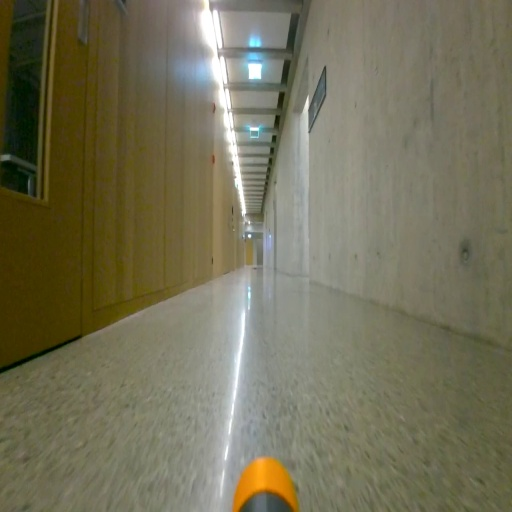
#> input picture normal_type/094362_512_512.jpg, 512 x 512 px; its folder holds 4 pictures in this run
$ python main.py   (older library calls are emulated)
#> lines starting #> are read from the running program, lines starting #| are printed output that depends on the picture
import os
import cv2
import numpy as np
import pandas as pd
import matplotlib.pyplot as plt
import seaborn as sns
from scipy.stats import norm
from skimage.exposure import exposure
from skimage.feature import canny, hog, graycomatrix, graycoprops
from skimage.color import rgb2gray
from skimage.filters.rank import entropy
from skimage.morphology import disk
from athec.athec import saliency, misc, edge


def load_images(image_folder):
    """Load images from the specified folder."""
    image_files = [f for f in os.listdir(image_folder) if f.endswith(('jpg', 'png', 'jpeg'))]
    images = [cv2.imread(os.path.join(image_folder, file)) for file in image_files]
    return images, image_files


def extract_features_and_save(images, image_files, saliency_folder, output_folder):
    """Extract edges, HOG, entropy, saliency, and GLCM from each image."""
    features = []
    for i, (img, file_name) in enumerate(zip(images, image_files)):
        # Convert to grayscale
        gray_img = rgb2gray(img)
        gray_img_uint8 = (gray_img * 255).astype(np.uint8)

        # Create folder for output images
        img_output_folder = os.path.join(output_folder, f'image_{i}')
        os.makedirs(img_output_folder, exist_ok=True)

        # 1. Edge Features
        edge_img_path = os.path.join(img_output_folder, "edges.png")
        edges = edge.tf_edge_canny(img, save_path=edge_img_path, thresholds=(50, 150), otsu_ratio=None,
                                   gaussian_blur_kernel=None)

        # 2. HOG Features
        hog_features, hog_img = hog(
            gray_img,
            pixels_per_cell=(8, 8),
            cells_per_block=(2, 2),
            visualize=True,
            block_norm='L2-Hys'
        )

        inverted_hog_img = cv2.bitwise_not(hog_img)
        hog_image_rescaled = exposure.rescale_intensity(inverted_hog_img, in_range=(0, 10))
        hog_img_path = os.path.join(img_output_folder, "hog.png")
        cv2.imwrite(hog_img_path, hog_image_rescaled)

        # 3. Entropy
        entropy_img = entropy(gray_img_uint8, disk(5))
        entropy_img_path = os.path.join(img_output_folder, "entropy.png")
        cv2.imwrite(entropy_img_path, (entropy_img * 255).astype(np.uint8))  # Save entropy image

        # 4. Saliency
        img_path = os.path.join(saliency_folder, f"temp_{i}.jpg")
        cv2.imwrite(img_path, cv2.cvtColor(img, cv2.COLOR_BGR2RGB))  # Save image as RGB for saliency

        # Compute saliency maps using athec
        saliency_spectral = saliency.tf_saliency_spectral_residual(img_path)
        saliency_fine = saliency.tf_saliency_fine_grained(img_path)

        # Convert saliency maps to numpy arrays and normalize
        saliency_spectral = np.array(saliency_spectral, dtype=np.float32)
        saliency_fine = np.array(saliency_fine, dtype=np.float32)

        # Optionally binarize saliency maps
        saliency_spectral_bin = misc.tf_binary(saliency_spectral, threshold=60)
        saliency_fine_bin = misc.tf_binary(saliency_fine, threshold=60)

        # Calculate total saliency (visual complexity) using athec
        total_saliency = saliency.attr_complexity_saliency(saliency_spectral,
                                                           threshold=0.7,
                                                           nblock=10,
                                                           return_block=False)

        # Save total saliency image
        total_saliency_image = np.full((100, 100), total_saliency['saliency_total'] * 255, dtype=np.uint8)
        total_saliency_path = os.path.join(img_output_folder, "total_saliency.png")
        cv2.imwrite(total_saliency_path, total_saliency_image)

        # 5. GLCM (Gray-Level Co-occurrence Matrix) Features
        distances = [1]  # You can adjust this
        angles = [0, np.pi / 4, np.pi / 2, 3 * np.pi / 4]  # 0°, 45°, 90°, 135° in radians

        glcm = graycomatrix(gray_img_uint8, distances=distances, angles=angles, symmetric=True, normed=True)

        # Extract texture features from the GLCM
        contrast = graycoprops(glcm, 'contrast').flatten()
        correlation = graycoprops(glcm, 'correlation').flatten()
        energy = graycoprops(glcm, 'energy').flatten()
        homogeneity = graycoprops(glcm, 'homogeneity').flatten()

        # Store features for each image
        feature_dict = {'file_name': file_name, 'entropy_mean': np.mean(entropy_img), 'edges_mean': np.mean(edges),
                        'saliency_total': total_saliency['saliency_total'], 'glcm_contrast_mean': np.mean(contrast),
                        'glcm_correlation_mean': np.mean(correlation), 'glcm_energy_mean': np.mean(energy),
                        'glcm_homogeneity_mean': np.mean(homogeneity), 'hog_mean': np.mean(hog_features)}

        # For HOG, store the mean value of HOG features

        features.append(feature_dict)

    return features


# [77 lines left out: functions generate_synthetic_data, plot_gaussian_distributions_and_save, not called in this run]


def process_images_and_save(image_folder, saliency_folder, output_folder):
    """Load images, extract features, and save to CSV."""
    # Step 1: Load images
    images, image_files = load_images(image_folder)
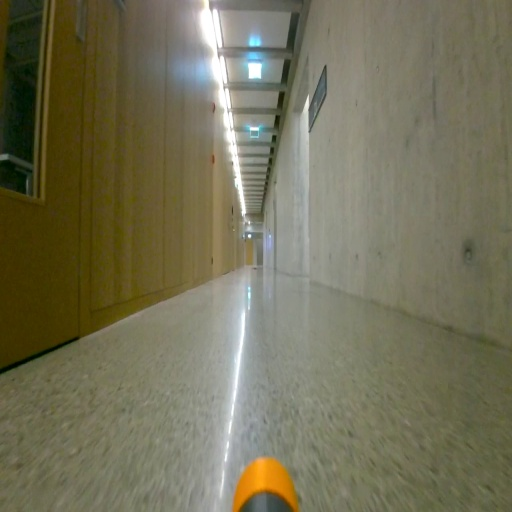
#> input picture normal_type/094363_512_512.jpg, 512 x 512 px
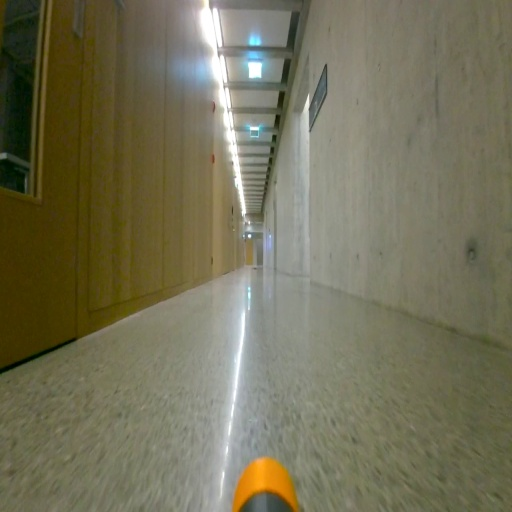
#> input picture normal_type/094364_512_512.jpg, 512 x 512 px
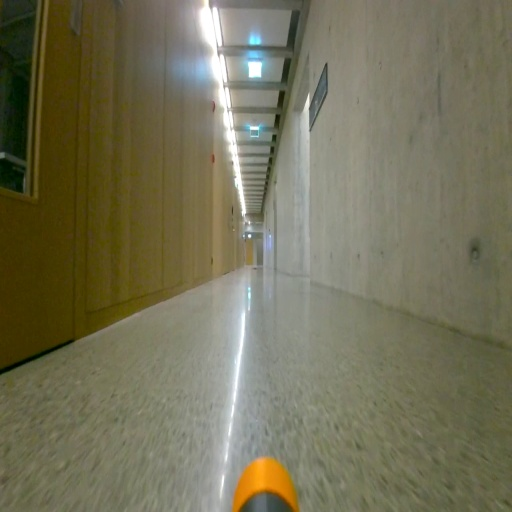
#> input picture normal_type/094365_512_512.jpg, 512 x 512 px
#> images = 4 items; image_files = ['094362_512_512.jpg', '094363_512_512.jpg', '094364_512_512.jpg', '094365_512_512.jpg']

    # Step 2: Extract features from images and save processed images
    features = extract_features_and_save(images, image_files, saliency_folder, output_folder)
#> the loop in extract_features_and_save, `for i, (img, file_name) in enumerate(zip(images, image_files)):` made 1 pass
#> file_name on pass 1: '094362_512_512.jpg'
#> pass 1, in extract_features_and_save, `gray_img = rgb2gray(img)`:
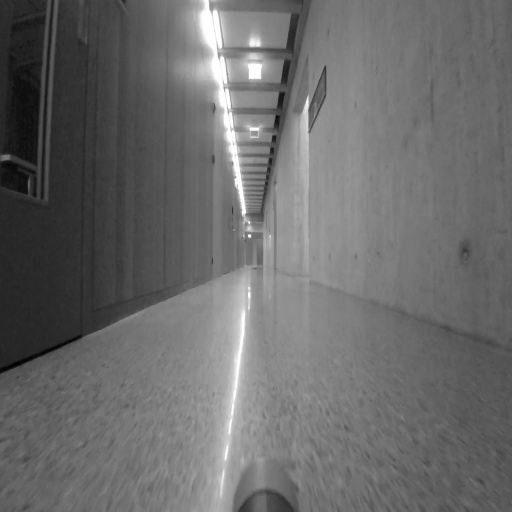
#> gray_img: shape (512, 512) float64; min 0.0104, max 1, mean 0.421
#> after the loop in extract_features_and_save, `for i, (img, file_name) in enumerate(zip(images, image_files)):`: features = []
    variance_percentage = 20
    synthetic_features = generate_synthetic_data(features)
    synthetic_features_uniform = generate_synthetic_data(features, False, 20)

    # Convert the list of dictionaries to a DataFrame
    df = pd.DataFrame(features)
    synthetic_features_df = pd.DataFrame(synthetic_features)
    synthetic_features_uniform_df = pd.DataFrame(synthetic_features_uniform)
    # Save DataFrame to CSV
    csv_output_path = os.path.join(output_folder, 'extracted_features.csv')
    df.to_csv(csv_output_path, index=False)

    synthetic_output_path = os.path.join(output_folder, f'synthetic_features_varying.csv')
    synthetic_features_df.to_csv(synthetic_output_path, index=False)
    synthetic_uniform_output_path = os.path.join(output_folder, f'synthetic_features_uniform.csv')
    synthetic_features_uniform_df.to_csv(synthetic_uniform_output_path, index=False)
    df_synthetic_varying = pd.DataFrame(synthetic_features)
    df_synthetic_uniform = pd.DataFrame(synthetic_features_uniform)

    # Plot and compare distributions
    plot_comparison_of_distributions(df, df_synthetic_varying, df_synthetic_uniform, output_folder)

    return df


# [52 lines left out: function plot_comparison_of_distributions, not called in this run]


# Paths to the folders
image_folder = './normal_type'
saliency_folder = './saliency_temp'
output_folder = './processed_images'

# Create the output folder if it does not exist
os.makedirs(output_folder, exist_ok=True)

# Process the images, extract features, and save to CSV
#> (the run stopped early here; a loop or call above may not have finished)
